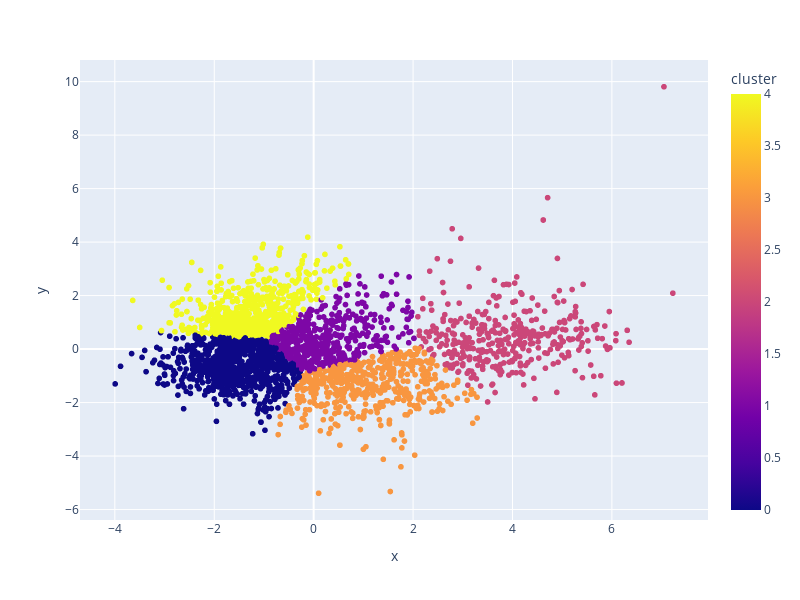

Notebook code for this chart:
### Code cell
fig = px.scatter(projecao, x='x', y='y', color='cluster', hover_data=['x', 'y', 'generos'])
fig.update_layout( autosize=False, width=800, height=600,)
fig.show()

### Figure 1 — Plotly figure (JSON) as saved in the notebook; plotly's stock layout.template omitted (floating-point values rounded to 4 significant figures; data arrays with more than 128 entries replaced by an {"elided": "..."} marker saying what was removed)
{"data": [{"customdata": {"elided": "2973x1 str values"}, "hovertemplate": "x=%{x}<br>y=%{y}<br>generos=%{customdata[0]}<br>cluster=%{marker.color}<extra></extra>", "legendgroup": "", "marker": {"color": {"elided": "2973 int values"}, "coloraxis": "coloraxis", "symbol": "circle"}, "mode": "markers", "name": "", "showlegend": false, "type": "scattergl", "x": {"elided": "2973 float values"}, "xaxis": "x", "y": {"elided": "2973 float values"}, "yaxis": "y"}], "layout": {"autosize": false, "coloraxis": {"colorbar": {"title": {"text": "cluster"}}, "colorscale": [[0, "#0d0887"], [0.1111, "#46039f"], [0.2222, "#7201a8"], [0.3333, "#9c179e"], [0.4444, "#bd3786"], [0.5556, "#d8576b"], [0.6667, "#ed7953"], [0.7778, "#fb9f3a"], [0.8889, "#fdca26"], [1, "#f0f921"]]}, "height": 600, "legend": {"tracegroupgap": 0}, "margin": {"t": 60}, "width": 800, "xaxis": {"anchor": "y", "domain": [0, 1], "title": {"text": "x"}}, "yaxis": {"anchor": "x", "domain": [0, 1], "title": {"text": "y"}}}}
